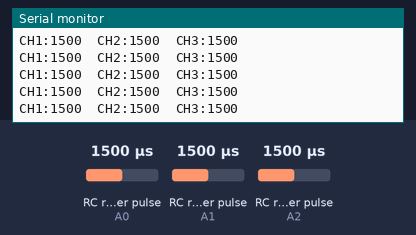
Simulated run of this sketch. Board: Arduino Uno, built with avr-gcc and run on an emulated ATmega328P. On the bench: the last lines printed to the serial monitor. Wiring (inferred from the names in the program): 3 × RC receiver channel: data A0 / data A1 / data A2. The test bench sets the inputs (shaded band); at power-on: RC receiver pulse (sensors on A0, A1, A2) 1500 µs.

Above: at 1.2 s.
1.3 s: RC receiver pulse (sensor on A0) set to 1020 µs
At 1.56 s:
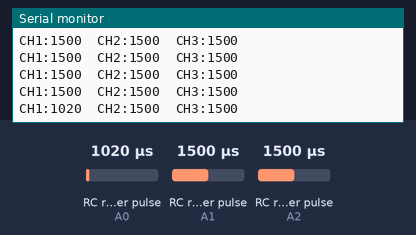
2.8 s: RC receiver pulse (sensor on A1) set to 1020 µs
At 2.97 s:
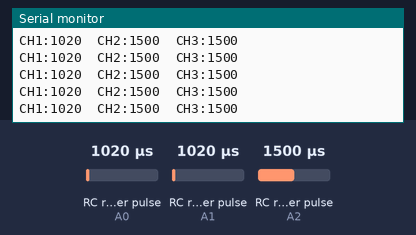
4.3 s: RC receiver pulse (sensor on A2) set to 1020 µs
At 4.37 s:
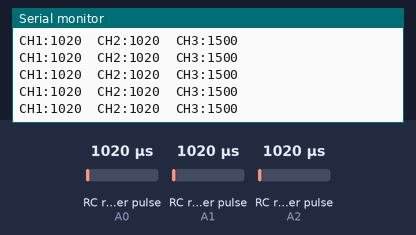
5.8 s: RC receiver pulse (sensor on A0) set to 1250 µs
At 5.98 s:
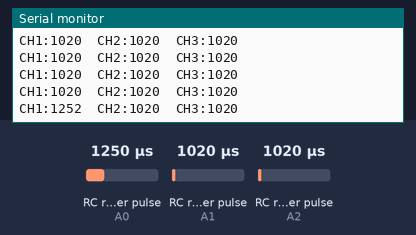
7.3 s: RC receiver pulse (sensor on A1) set to 1250 µs
At 7.38 s:
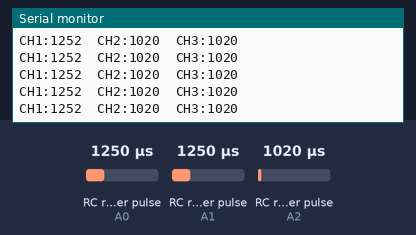
8.8 s: RC receiver pulse (sensor on A2) set to 1250 µs
At 8.99 s:
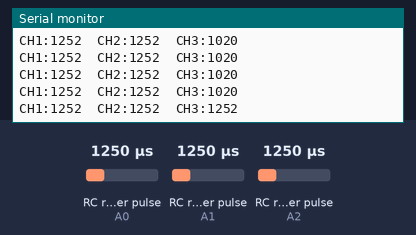
Timing chart, 0 to 11.3 s (numbered marks = the images above; inputs shaded):
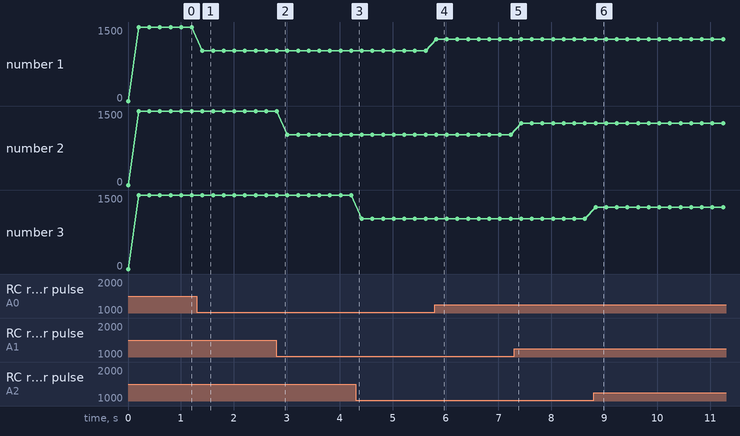

The sketch:

read_rc_receiver.ino
```cpp
/*
 * Code from https://ryanboland.com/blog/reading-rc-receiver-values/
 */

#include <EnableInterrupt.h>

#define SERIAL_PORT_SPEED 115200
#define RC_NUM_CHANNELS  3

#define RC_CH1  0
#define RC_CH2  1
#define RC_CH3  2

#define RC_CH1_INPUT  A0
#define RC_CH2_INPUT  A1
#define RC_CH3_INPUT  A2

uint16_t rc_values[RC_NUM_CHANNELS];
uint32_t rc_start[RC_NUM_CHANNELS];
volatile uint16_t rc_shared[RC_NUM_CHANNELS];

void rc_read_values() {
  noInterrupts();
  memcpy(rc_values, (const void *)rc_shared, sizeof(rc_shared));
  interrupts();
}

void calc_input(uint8_t channel, uint8_t input_pin) {
  if (digitalRead(input_pin) == HIGH) {
    rc_start[channel] = micros();
  } else {
    uint16_t rc_compare = (uint16_t)(micros() - rc_start[channel]);
    rc_shared[channel] = rc_compare;
  }
}

void calc_ch1() { calc_input(RC_CH1, RC_CH1_INPUT); }
void calc_ch2() { calc_input(RC_CH2, RC_CH2_INPUT); }
void calc_ch3() { calc_input(RC_CH3, RC_CH3_INPUT); }

void setup() {
  Serial.begin(SERIAL_PORT_SPEED);

  pinMode(RC_CH1_INPUT, INPUT);
  pinMode(RC_CH2_INPUT, INPUT);
  pinMode(RC_CH3_INPUT, INPUT);

  enableInterrupt(RC_CH1_INPUT, calc_ch1, CHANGE);
  enableInterrupt(RC_CH2_INPUT, calc_ch2, CHANGE);
  enableInterrupt(RC_CH3_INPUT, calc_ch3, CHANGE);
}

void loop() {
  rc_read_values();

  Serial.print("CH1:"); Serial.print(rc_values[RC_CH1]); Serial.print("\t");
  Serial.print("CH2:"); Serial.print(rc_values[RC_CH2]); Serial.print("\t");
  Serial.print("CH3:"); Serial.print(rc_values[RC_CH3]); Serial.print("\n");

  delay(200);
}
```

Measured:
- after the input at 1.3 s, the serial monitor: prints a new line after 0.11 s (image 1)
- after the input at 5.8 s, the serial monitor: prints a new line at once (image 4)
- after the input at 8.8 s, the serial monitor: prints a new line at once (image 6)
- plotted number 1: 1500 → 1020 after the input at 1.3 s, 1020 → 1252 after the input at 5.8 s
